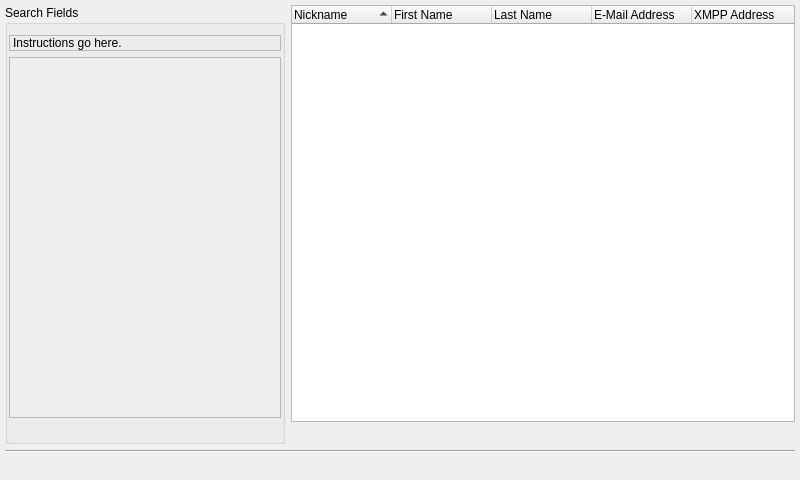
<?xml version="1.0" encoding="UTF-8"?>
<ui version="4.0">
 <class>Search</class>
 <widget class="QWidget" name="Search">
  <property name="geometry">
   <rect>
    <x>0</x>
    <y>0</y>
    <width>800</width>
    <height>480</height>
   </rect>
  </property>
  <property name="minimumSize">
   <size>
    <width>640</width>
    <height>480</height>
   </size>
  </property>
  <property name="windowTitle">
   <string>Search: %1</string>
  </property>
  <layout class="QVBoxLayout">
   <property name="margin">
    <number>5</number>
   </property>
   <item>
    <layout class="QHBoxLayout" name="hb_main">
     <property name="margin">
      <number>0</number>
     </property>
     <item>
      <widget class="QGroupBox" name="gb_search">
       <property name="minimumSize">
        <size>
         <width>280</width>
         <height>0</height>
        </size>
       </property>
       <property name="maximumSize">
        <size>
         <width>256</width>
         <height>32767</height>
        </size>
       </property>
       <property name="title">
        <string>Search Fields</string>
       </property>
       <layout class="QVBoxLayout" name="vb_search_form">
        <property name="leftMargin">
         <number>1</number>
        </property>
        <property name="topMargin">
         <number>10</number>
        </property>
        <property name="rightMargin">
         <number>1</number>
        </property>
        <property name="bottomMargin">
         <number>1</number>
        </property>
        <item>
         <widget class="QLabel" name="lb_instructions">
          <property name="frameShape">
           <enum>QFrame::StyledPanel</enum>
          </property>
          <property name="frameShadow">
           <enum>QFrame::Sunken</enum>
          </property>
          <property name="text">
           <string>Instructions go here.</string>
          </property>
          <property name="wordWrap">
           <bool>true</bool>
          </property>
         </widget>
        </item>
        <item>
         <widget class="QScrollArea" name="scrollArea">
          <property name="sizePolicy">
           <sizepolicy hsizetype="Preferred" vsizetype="Expanding">
            <horstretch>0</horstretch>
            <verstretch>0</verstretch>
           </sizepolicy>
          </property>
          <property name="horizontalScrollBarPolicy">
           <enum>Qt::ScrollBarAlwaysOff</enum>
          </property>
          <property name="widgetResizable">
           <bool>true</bool>
          </property>
          <widget class="QWidget" name="scrollAreaWidgetContents_2">
           <property name="geometry">
            <rect>
             <x>0</x>
             <y>0</y>
             <width>268</width>
             <height>357</height>
            </rect>
           </property>
          </widget>
         </widget>
        </item>
        <item>
         <layout class="QHBoxLayout" name="hb_search_button">
          <property name="margin">
           <number>0</number>
          </property>
          <item>
           <widget class="IconButton" name="pb_search" native="true">
            <property name="text" stdset="0">
             <string>&amp;Search</string>
            </property>
            <property name="psiIconName" stdset="0">
             <string>psi/search</string>
            </property>
            <property name="default" stdset="0">
             <bool>true</bool>
            </property>
           </widget>
          </item>
          <item>
           <spacer name="Spacer1">
            <property name="orientation">
             <enum>Qt::Horizontal</enum>
            </property>
            <property name="sizeType">
             <enum>QSizePolicy::Expanding</enum>
            </property>
            <property name="sizeHint" stdset="0">
             <size>
              <width>30</width>
              <height>16</height>
             </size>
            </property>
           </spacer>
          </item>
          <item>
           <widget class="IconButton" name="pb_stop" native="true">
            <property name="text" stdset="0">
             <string>&amp;Stop</string>
            </property>
            <property name="psiIconName" stdset="0">
             <string>psi/stop</string>
            </property>
           </widget>
          </item>
         </layout>
        </item>
       </layout>
      </widget>
     </item>
     <item>
      <layout class="QVBoxLayout" name="l_search_results">
       <property name="margin">
        <number>0</number>
       </property>
       <item>
        <widget class="QTreeWidget" name="lv_results">
         <property name="alternatingRowColors">
          <bool>true</bool>
         </property>
         <property name="selectionMode">
          <enum>QAbstractItemView::ExtendedSelection</enum>
         </property>
         <property name="selectionBehavior">
          <enum>QAbstractItemView::SelectRows</enum>
         </property>
         <property name="indentation">
          <number>0</number>
         </property>
         <property name="uniformRowHeights">
          <bool>true</bool>
         </property>
         <property name="itemsExpandable">
          <bool>false</bool>
         </property>
         <property name="sortingEnabled">
          <bool>true</bool>
         </property>
         <property name="allColumnsShowFocus">
          <bool>true</bool>
         </property>
         <column>
          <property name="text">
           <string>Nickname</string>
          </property>
         </column>
         <column>
          <property name="text">
           <string>First Name</string>
          </property>
         </column>
         <column>
          <property name="text">
           <string>Last Name</string>
          </property>
         </column>
         <column>
          <property name="text">
           <string>E-Mail Address</string>
          </property>
         </column>
         <column>
          <property name="text">
           <string>XMPP Address</string>
          </property>
         </column>
        </widget>
       </item>
       <item>
        <layout class="QHBoxLayout" name="hb_add_contact">
         <property name="margin">
          <number>0</number>
         </property>
         <item>
          <spacer name="Spacer3">
           <property name="orientation">
            <enum>Qt::Horizontal</enum>
           </property>
           <property name="sizeType">
            <enum>QSizePolicy::Expanding</enum>
           </property>
           <property name="sizeHint" stdset="0">
            <size>
             <width>222</width>
             <height>16</height>
            </size>
           </property>
          </spacer>
         </item>
         <item>
          <widget class="IconButton" name="pb_add" native="true">
           <property name="text" stdset="0">
            <string>&amp;Add Contact</string>
           </property>
           <property name="psiIconName" stdset="0">
            <string>psi/addContact</string>
           </property>
          </widget>
         </item>
         <item>
          <widget class="IconButton" name="pb_info" native="true">
           <property name="text" stdset="0">
            <string>User &amp;Info</string>
           </property>
           <property name="psiIconName" stdset="0">
            <string>psi/vCard</string>
           </property>
          </widget>
         </item>
        </layout>
       </item>
      </layout>
     </item>
    </layout>
   </item>
   <item>
    <widget class="Line" name="line">
     <property name="frameShape">
      <enum>QFrame::HLine</enum>
     </property>
     <property name="frameShadow">
      <enum>QFrame::Sunken</enum>
     </property>
    </widget>
   </item>
   <item>
    <layout class="QHBoxLayout" name="hb_bottom">
     <property name="margin">
      <number>0</number>
     </property>
     <item>
      <widget class="BusyWidget" name="busy" native="true"/>
     </item>
     <item>
      <spacer name="Spacer2">
       <property name="orientation">
        <enum>Qt::Horizontal</enum>
       </property>
       <property name="sizeType">
        <enum>QSizePolicy::Expanding</enum>
       </property>
       <property name="sizeHint" stdset="0">
        <size>
         <width>485</width>
         <height>16</height>
        </size>
       </property>
      </spacer>
     </item>
     <item>
      <widget class="IconButton" name="pb_close" native="true">
       <property name="text" stdset="0">
        <string>&amp;Close</string>
       </property>
      </widget>
     </item>
    </layout>
   </item>
  </layout>
 </widget>
 <layoutdefault spacing="6" margin="11"/>
 <customwidgets>
  <customwidget>
   <class>IconButton</class>
   <extends>QWidget</extends>
   <header>iconbutton.h</header>
  </customwidget>
  <customwidget>
   <class>BusyWidget</class>
   <extends>QWidget</extends>
   <header>busywidget.h</header>
  </customwidget>
 </customwidgets>
 <resources/>
 <connections/>
</ui>
